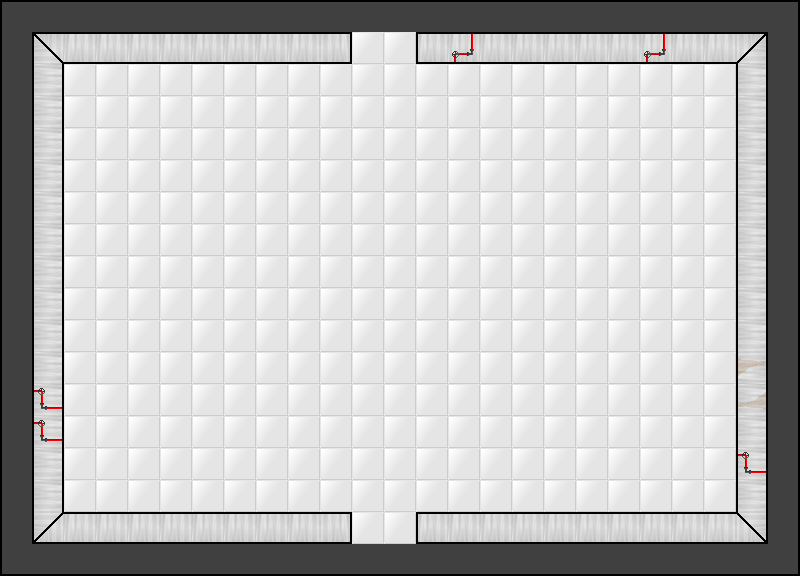

This is a level from a 2D game, rendered from its Tiled map with the project's own tilesets. A one-line summary and the map file follow, with tile-layer data summarised:
An orthogonal 25x18 tile map with 32x32 px tiles, 2 tile layers (Tile Layer 2, Tile Layer 1) and 158 objects (148x pit, 4x laser, 2x door, 2x button, sign, ...).

<map version="1.0" orientation="orthogonal" width="25" height="18" tilewidth="32" tileheight="32">
 <tileset firstgid="1" name="tile" tilewidth="32" tileheight="32">
  <image source="../graphics/room_tileset.png" width="192" height="256" />
 </tileset>
 <layer name="Tile Layer 2" width="25" height="18">
  <data>[450 cells, 450 non-empty, 1 distinct tile ids]</data>
 </layer>
 <layer name="Tile Layer 1" width="25" height="18">
  <data>[450 cells, 152 non-empty, 20 distinct tile ids]</data>
 </layer>
 <objectgroup name="Object Layer 1" width="25" height="18">
  <object name="DOOR" type="door" x="352" y="32" width="64" height="32" />
  <object name="DOOR" type="door" x="352" y="512" width="64" height="32" />
  <object type="laser" x="480" y="224" width="32" height="32" />
  <object type="laser" x="512" y="192" width="32" height="32" />
  <object type="laser" x="64" y="416" width="32" height="32" />
  <object type="laser" x="64" y="384" width="32" height="32" />
  <object type="button" x="256" y="320" width="32" height="32">
   <properties>
    <property name="id" value="1" />
   </properties>
  </object>
  <object type="pit" x="160" y="128" width="32" height="32" />
  <object type="pit" x="128" y="64" width="32" height="32" />
  <object type="pit" x="192" y="64" width="32" height="32" />
  <object type="pit" x="192" y="128" width="32" height="32" />
  <object type="pit" x="192" y="160" width="32" height="32" />
  <object type="pit" x="160" y="64" width="32" height="32" />
  <object type="pit" x="128" y="128" width="32" height="32" />
  <object type="pit" x="224" y="96" width="32" height="32" />
  <object type="pit" x="224" y="160" width="32" height="32" />
  <object type="pit" x="224" y="64" width="32" height="32" />
  <object type="pit" x="224" y="128" width="32" height="32" />
  <object type="pit" x="128" y="96" width="32" height="32" />
  <object type="pit" x="192" y="96" width="32" height="32" />
  <object type="pit" x="160" y="96" width="32" height="32" />
  <object type="pit" x="160" y="160" width="32" height="32" />
  <object type="pit" x="128" y="160" width="32" height="32" />
  <object type="pit" x="64" y="96" width="32" height="32" />
  <object type="pit" x="64" y="64" width="32" height="32" />
  <object type="pit" x="96" y="96" width="32" height="32" />
  <object type="pit" x="64" y="128" width="32" height="32" />
  <object type="pit" x="96" y="160" width="32" height="32" />
  <object type="pit" x="64" y="160" width="32" height="32" />
  <object type="pit" x="96" y="64" width="32" height="32" />
  <object type="pit" x="96" y="128" width="32" height="32" />
  <object type="pit" x="64" y="224" width="32" height="32" />
  <object type="pit" x="64" y="192" width="32" height="32" />
  <object type="pit" x="96" y="224" width="32" height="32" />
  <object type="pit" x="64" y="256" width="32" height="32" />
  <object type="pit" x="96" y="288" width="32" height="32" />
  <object type="pit" x="64" y="288" width="32" height="32" />
  <object type="pit" x="96" y="192" width="32" height="32" />
  <object type="pit" x="96" y="256" width="32" height="32" />
  <object type="pit" x="96" y="352" width="32" height="32" />
  <object type="pit" x="64" y="352" width="32" height="32" />
  <object type="pit" x="96" y="320" width="32" height="32" />
  <object type="pit" x="64" y="320" width="32" height="32" />
  <object type="pit" x="96" y="480" width="32" height="32" />
  <object type="pit" x="64" y="480" width="32" height="32" />
  <object type="pit" x="96" y="448" width="32" height="32" />
  <object type="pit" x="64" y="448" width="32" height="32" />
  <object type="pit" x="224" y="352" width="32" height="32" />
  <object type="pit" x="192" y="384" width="32" height="32" />
  <object type="pit" x="192" y="288" width="32" height="32" />
  <object type="pit" x="192" y="352" width="32" height="32" />
  <object type="pit" x="224" y="416" width="32" height="32" />
  <object type="pit" x="224" y="320" width="32" height="32" />
  <object type="pit" x="224" y="288" width="32" height="32" />
  <object type="pit" x="192" y="416" width="32" height="32" />
  <object type="pit" x="192" y="320" width="32" height="32" />
  <object type="pit" x="224" y="384" width="32" height="32" />
  <object type="pit" x="192" y="256" width="32" height="32" />
  <object type="pit" x="224" y="256" width="32" height="32" />
  <object type="pit" x="256" y="256" width="32" height="32" />
  <object type="pit" x="256" y="288" width="32" height="32" />
  <object type="pit" x="288" y="384" width="32" height="32" />
  <object type="pit" x="288" y="320" width="32" height="32" />
  <object type="pit" x="288" y="256" width="32" height="32" />
  <object type="pit" x="320" y="384" width="32" height="32" />
  <object type="pit" x="288" y="288" width="32" height="32" />
  <object type="pit" x="288" y="352" width="32" height="32" />
  <object type="pit" x="320" y="256" width="32" height="32" />
  <object type="pit" x="320" y="320" width="32" height="32" />
  <object type="pit" x="320" y="352" width="32" height="32" />
  <object type="pit" x="320" y="288" width="32" height="32" />
  <object type="pit" x="320" y="416" width="32" height="32" />
  <object type="pit" x="288" y="416" width="32" height="32" />
  <object type="pit" x="480" y="288" width="32" height="32" />
  <object type="pit" x="480" y="256" width="32" height="32" />
  <object type="pit" x="512" y="288" width="32" height="32" />
  <object type="pit" x="480" y="320" width="32" height="32" />
  <object type="pit" x="448" y="256" width="32" height="32" />
  <object type="pit" x="512" y="352" width="32" height="32" />
  <object type="pit" x="448" y="320" width="32" height="32" />
  <object type="pit" x="480" y="352" width="32" height="32" />
  <object type="pit" x="448" y="288" width="32" height="32" />
  <object type="pit" x="512" y="256" width="32" height="32" />
  <object type="pit" x="448" y="352" width="32" height="32" />
  <object type="pit" x="512" y="320" width="32" height="32" />
  <object type="pit" x="416" y="352" width="32" height="32" />
  <object type="pit" x="416" y="288" width="32" height="32" />
  <object type="pit" x="416" y="256" width="32" height="32" />
  <object type="pit" x="416" y="320" width="32" height="32" />
  <object type="pit" x="480" y="384" width="32" height="32" />
  <object type="pit" x="512" y="416" width="32" height="32" />
  <object type="pit" x="448" y="384" width="32" height="32" />
  <object type="pit" x="480" y="416" width="32" height="32" />
  <object type="pit" x="448" y="416" width="32" height="32" />
  <object type="pit" x="512" y="384" width="32" height="32" />
  <object type="pit" x="416" y="416" width="32" height="32" />
  <object type="pit" x="416" y="384" width="32" height="32" />
  <object type="pit" x="544" y="288" width="32" height="32" />
  <object type="pit" x="544" y="256" width="32" height="32" />
  <object type="pit" x="576" y="288" width="32" height="32" />
  <object type="pit" x="544" y="320" width="32" height="32" />
  <object type="pit" x="576" y="352" width="32" height="32" />
  <object type="pit" x="544" y="352" width="32" height="32" />
  <object type="pit" x="576" y="256" width="32" height="32" />
  <object type="pit" x="576" y="320" width="32" height="32" />
  <object type="pit" x="544" y="416" width="32" height="32" />
  <object type="pit" x="576" y="384" width="32" height="32" />
  <object type="pit" x="544" y="384" width="32" height="32" />
  <object type="pit" x="576" y="416" width="32" height="32" />
  <object type="pit" x="544" y="224" width="32" height="32" />
  <object type="pit" x="640" y="224" width="32" height="32" />
  <object type="pit" x="544" y="128" width="32" height="32" />
  <object type="pit" x="576" y="192" width="32" height="32" />
  <object type="pit" x="608" y="128" width="32" height="32" />
  <object type="pit" x="544" y="192" width="32" height="32" />
  </objectgroup>
</map>
<!-- 43 of 158 objects omitted -->
